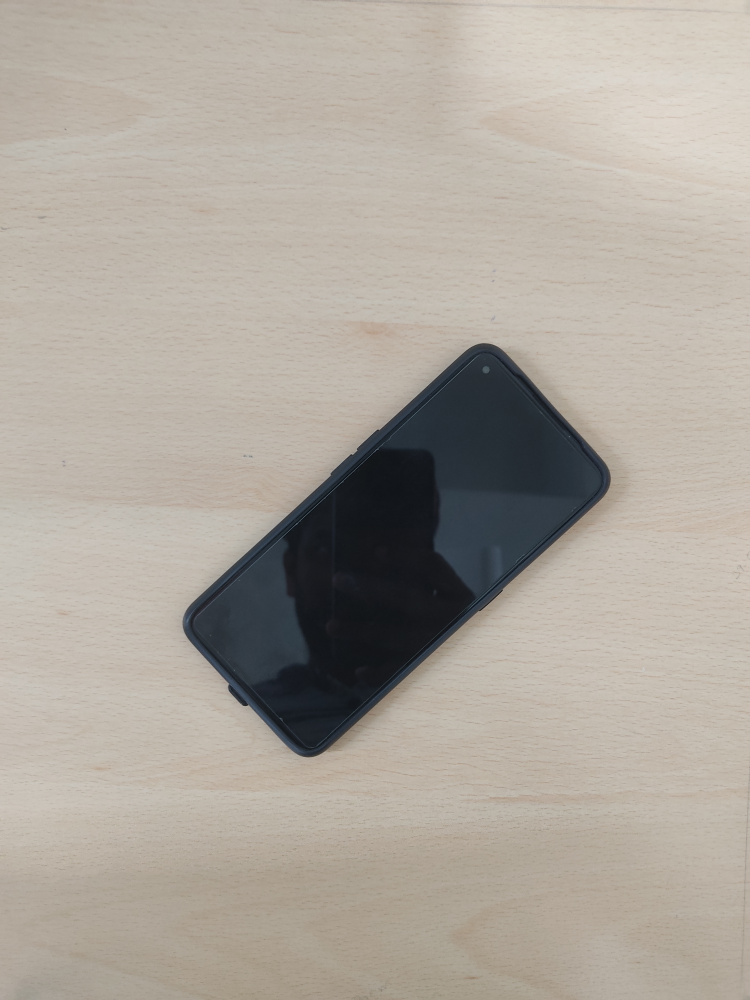
#> input picture mob.jpg, 3000 x 4000 px, found by its file name (shown at 1/4 size)
$ python ObjectMeasurement.py
#> lines starting #> are read from the running program, lines starting #| are printed output that depends on the picture; after the words box and inside, x2 and y2 are one past the last pixel; in counts of white or black regions, pixels touching at a corner belong together
### utlis.py
import cv2
import numpy as np
from pyparsing import White

def getContours(img,cThr=[100,100],showCanny=False,minArea=1000,filter=0,draw =False):
    Border=cv2.copyMakeBorder(img,2,2,2,2,cv2.BORDER_CONSTANT,value=[255,255,255])
    imgGray = cv2.cvtColor(Border,cv2.COLOR_BGR2GRAY)
    imgBlur = cv2.GaussianBlur(imgGray,(5,5),1)
    imgCanny = cv2.Canny(imgBlur,cThr[0],cThr[1])
    kernel = np.ones((5,5))
    imgDial = cv2.dilate(imgCanny,kernel,iterations=3)
    imgThre = cv2.erode(imgDial,kernel,iterations=2)
    if showCanny:cv2.imshow('Canny',imgThre)
    contours,hiearchy = cv2.findContours(imgThre,cv2.RETR_EXTERNAL,cv2.CHAIN_APPROX_SIMPLE)
    finalCountours = []
    for i in contours:
        area = cv2.contourArea(i)
        if area > minArea:
            peri = cv2.arcLength(i,True)
            approx = cv2.approxPolyDP(i,0.02*peri,True)
            bbox = cv2.boundingRect(approx)
            if filter > 0:
                if len(approx) == filter:
                    finalCountours.append([len(approx),area,approx,bbox,i])
            else:
                finalCountours.append([len(approx),area,approx,bbox,i])
    finalCountours = sorted(finalCountours,key = lambda x:x[1] ,reverse= True)
    if draw:
        for con in finalCountours:
            cv2.drawContours(img,con[4],-1,(0,0,255),3)
    return img, finalCountours

def reorder(myPoints):
    #print(myPoints.shape)
    myPointsNew = np.zeros_like(myPoints)
    myPoints = myPoints.reshape((4,2))
    add = myPoints.sum(1)
    myPointsNew[0] = myPoints[np.argmin(add)]
    myPointsNew[3] = myPoints[np.argmax(add)]
    diff = np.diff(myPoints,axis=1)
    myPointsNew[1]= myPoints[np.argmin(diff)]
    myPointsNew[2] = myPoints[np.argmax(diff)]
    return myPointsNew

def warpImg (img,points,w,h,pad=20):
    # print(points)
    points =reorder(points)
    pts1 = np.float32(points)
    pts2 = np.float32([[0,0],[w,0],[0,h],[w,h]])
    matrix = cv2.getPerspectiveTransform(pts1,pts2)
    imgWarp = cv2.warpPerspective(img,matrix,(w,h))
    imgWarp = imgWarp[pad:imgWarp.shape[0]-pad,pad:imgWarp.shape[1]-pad]
    return imgWarp

def findDis(pts1,pts2):
    return ((pts2[0]-pts1[0])**2 + (pts2[1]-pts1[1])**2)**0.5

### ObjectMeasurement.py
import cv2
import utlis

###################################
path = '/home/cse-lab-207/Downloads/mob.jpg'
scale =2
wP = 300 *scale
hP= 400 *scale
###################################

while True:
    img = cv2.imread(path)
#> img is the input picture: shape (4000, 3000, 3); mean B, G, R 156.5, 165.8, 172.8
    img=cv2.resize(img,(0,0),None,0.45,0.45)
#> img: shape (1800, 1350, 3)
    #print(img)
    imgContours , conts = utlis.getContours(img,minArea=50000,filter=4)
#> in getContours, `imgCanny = cv2.Canny(imgBlur,cThr[0],cThr[1])`:
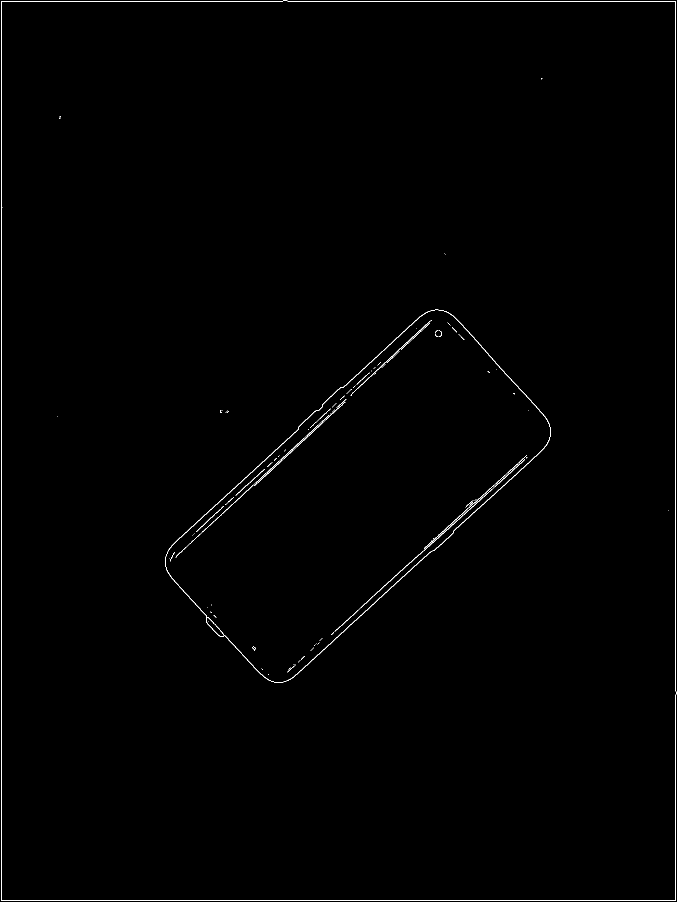
#> imgCanny: shape (1804, 1354) (shown at 1/2 size); 0.51% white in thin lines or dots
#> in getContours, `imgThre = cv2.erode(imgDial,kernel,iterations=2)`:
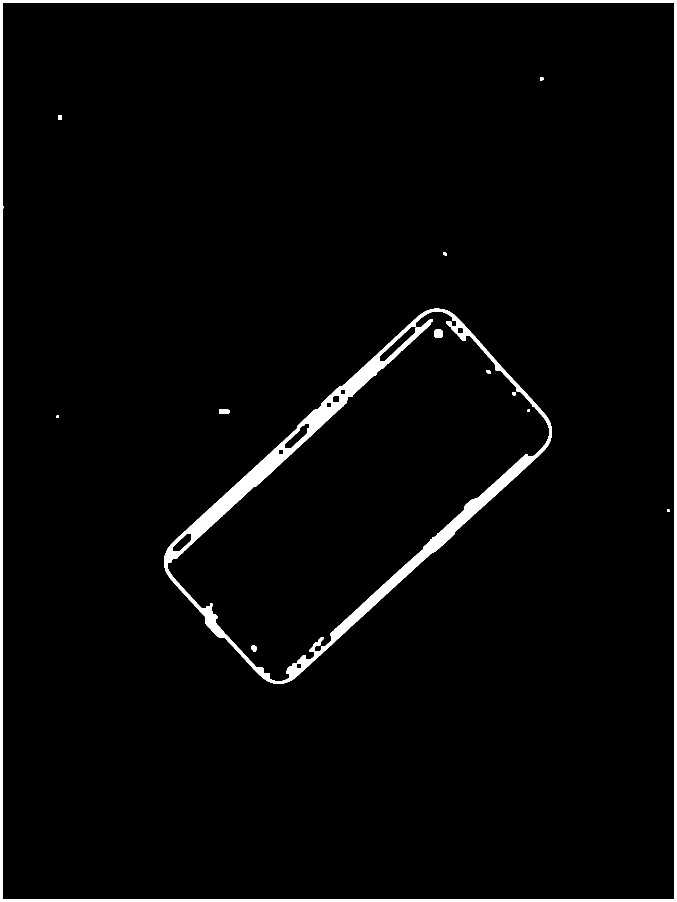
#> imgThre: shape (1804, 1354) (shown at 1/2 size); 2.9% white; 13 white regions, largest, box (x1, y1, x2, y2) and area: (328, 617, 1104, 1368) 37595, (0, 0, 1354, 1804) 31490, (868, 659, 886, 676) 276
#> in getContours, `contours,hiearchy = cv2.findContours(imgThre,cv2.RETR_EXTERNAL,cv2.CHA..`: contours = [[[0, 0], [0, 1803], [1353, 1803], [1353, 0]]]; hiearchy = [[-1, -1, -1, -1]]
#> the loop in getContours, `for i in contours:` made 1 pass
#> (area, peri, approx, bbox) on pass 1: (2439459, 6312, [[0, 0], [0, 1803], [1353, 1803], [1353, 0]], (0, 0, 1354, 1804))
#> after the loop in getContours, `for i in contours:`: finalCountours = [[4, 2439459, [[0, 0], [0, 1803], [1353, 1803], [1353, 0]], (0, 0, 1354, 1804), [[0, 0], [0, 1803], [1353, 1803], [1353, 0]]]]
#> conts has the same summary as finalCountours in getContours
    if len(conts) != 0:
        biggest = conts[0][2]
#> biggest = [[0, 0], [0, 1803], [1353, 1803], [1353, 0]]
        print(biggest)
#| [[[   0    0]]
#|  [[   0 1803]]
#|  [[1353 1803]]
#|  [[1353    0]]]
        imgWarp = utlis.warpImg(img, biggest, wP,hP)
#> in reorder, `add = myPoints.sum(1)`: add = [0, 1803, 3156, 1353]
#> in reorder, `diff = np.diff(myPoints,axis=1)`: diff = [0, 1803, 450, -1353]
#> in warpImg, `points =reorder(points)`: points = [[0, 0], [1353, 0], [0, 1803], [1353, 1803]]
#> in warpImg, `matrix = cv2.getPerspectiveTransform(pts1,pts2)`: matrix = [[0.443, 0, 0], [0, 0.444, 0], [0, 0, 1]]
        imgContours2, conts2 = utlis.getContours(imgWarp,
                                                 minArea=50000, filter=4,
                                                 cThr=[129,129],draw = False)
#> call 2 of getContours, with showCanny = False, minArea = 50000, filter = 4, draw = False
#> in getContours (call 2), `imgGray = cv2.cvtColor(Border,cv2.COLOR_BGR2GRAY)`:
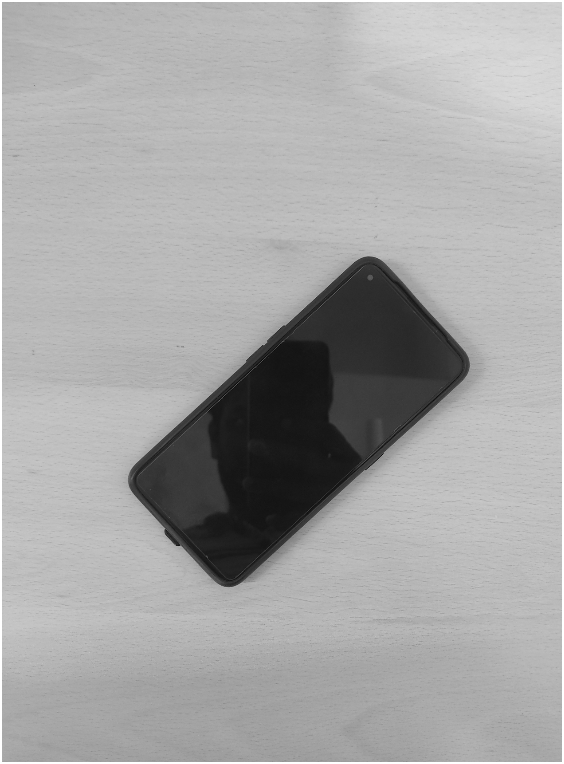
#> imgGray: shape (764, 564); min 7, max 255, mean 166
#> in getContours (call 2), `imgCanny = cv2.Canny(imgBlur,cThr[0],cThr[1])`:
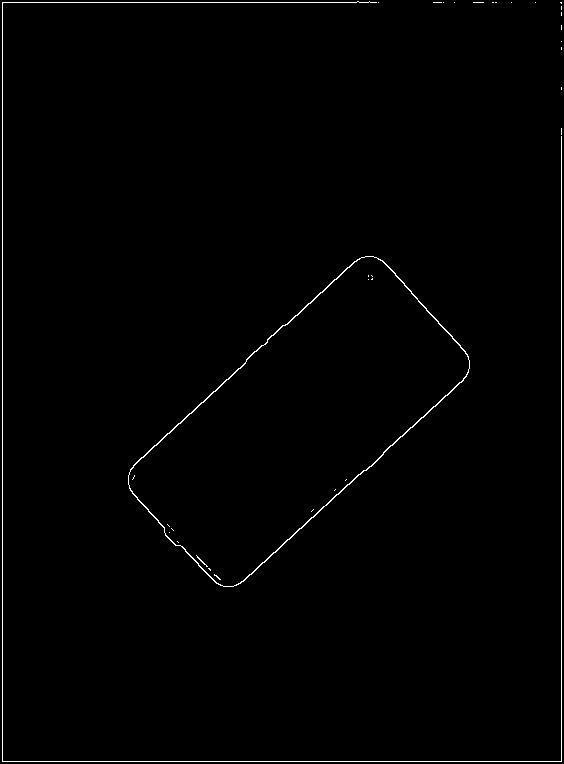
#> imgCanny: shape (764, 564); 0.87% white in thin lines or dots
#> in getContours (call 2), `imgDial = cv2.dilate(imgCanny,kernel,iterations=3)`:
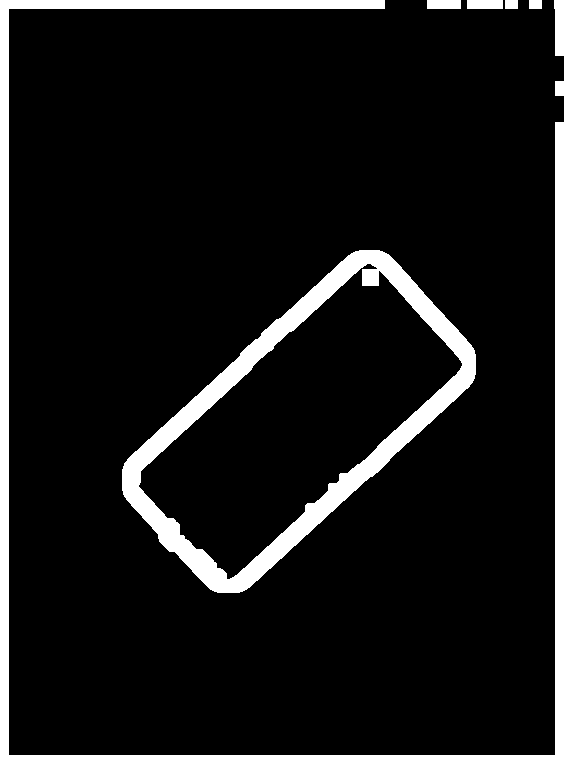
#> imgDial: shape (764, 564); 9.4% white; 8 white regions, largest, box (x1, y1, x2, y2) and area: (0, 0, 564, 764) 20952, (122, 250, 476, 593) 18153, (554, 0, 564, 56) 513
#> in getContours (call 2), `imgThre = cv2.erode(imgDial,kernel,iterations=2)`:
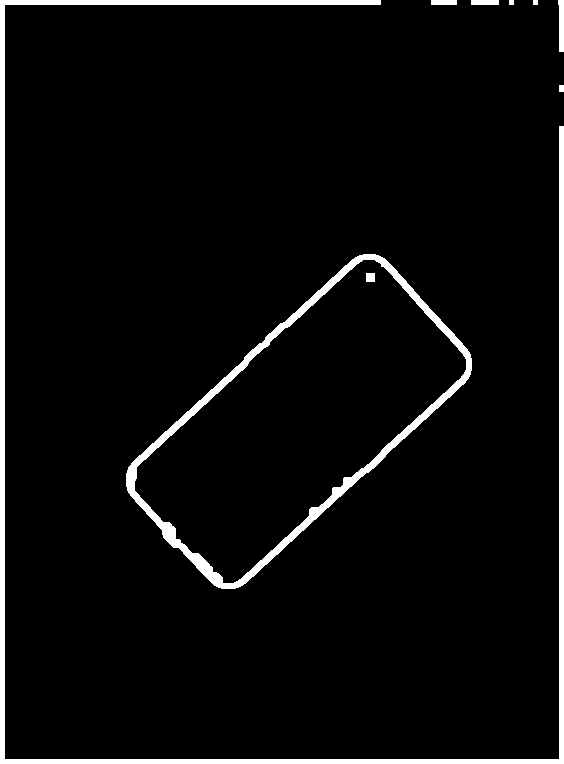
#> imgThre: shape (764, 564); 4.5% white; 9 white regions
#> in getContours (call 2), `contours,hiearchy = cv2.findContours(imgThre,cv2.RETR_EXTERNAL,cv2.CHA..`: contours = 8 contours, 2 with area under 20; largest, box (x1, y1, x2, y2) and area: (126, 254, 472, 589) 57178, (0, 0, 564, 764) 9326, (558, 0, 564, 52) 208, (471, 0, 499, 5) 108, (431, 0, 457, 5) 100, (559, 85, 564, 92) 24; hiearchy = [[1, -1, -1, -1], [2, 0, -1, -1], [3, 1, -1, -1], [4, 2, -1, -1], [5, 3, -1, -1], [6, 4, -1, -1], [7, 5, -1, -1], [-1, 6, -1, -1]]
#> the loop in getContours (call 2), `for i in contours:` made 8 passes
#> (area, peri, approx, bbox) on pass 1: (57178, 1007.7, [[378, 255], [128, 467], [218, 587], [470, 374]], (128, 255, 343, 333))
#> after the loop in getContours (call 2), `for i in contours:`: finalCountours = 1 item
#> conts2 = 1 item
        if len(conts) != 0:
            for obj in conts2:
                cv2.polylines(imgContours2,[obj[2]],True,(0,255,0),2)
                nPoints = utlis.reorder(obj[2])
                nW = round((utlis.findDis(nPoints[0][0]//scale,nPoints[1][0]//scale)/10),1)
                nH = round((utlis.findDis(nPoints[0][0]//scale,nPoints[2][0]//scale)/10),1)
                cv2.arrowedLine(imgContours2, (nPoints[0][0][0], nPoints[0][0][1]), (nPoints[1][0][0], nPoints[1][0][1]),
                                (255, 0, 255), 3, 8, 0, 0.05)
                cv2.arrowedLine(imgContours2, (nPoints[0][0][0], nPoints[0][0][1]), (nPoints[2][0][0], nPoints[2][0][1]),
                                (255, 0, 255), 3, 8, 0, 0.05)
                x, y, w, h = obj[3]
                cv2.putText(imgContours2, '{}cm'.format(nW), (x + 100, y ), cv2.FONT_HERSHEY_COMPLEX_SMALL, 1.5,
                            (129, 0, 200), 2)
                cv2.putText(imgContours2, '{}cm'.format(nH), (x + 20, y +2 *h // 2), cv2.FONT_HERSHEY_COMPLEX_SMALL, 1.5,
                            (129, 0, 200), 2)
#> this loop made 1 pass
#> (myPoints in reorder, add in reorder, diff in reorder, nPoints, nW, nH, x) on pass 1: ([[378, 255], [128, 467], [218, 587], [470, 374]], [633, 595, 805, 844], [-123, 339, 369, -96], [[128, 467], [378, 255], [218, 587], [470, 374]], 16.4, 7.5, 128)
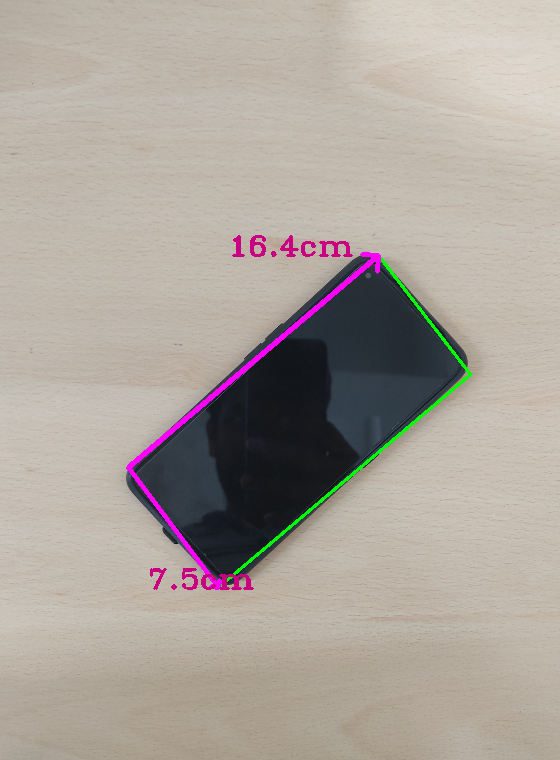
#> imgContours2: shape (760, 560, 3); mean B, G, R 155.5, 163.4, 171.7
        cv2.imshow('object size from 30"cm" away. ', imgContours2)


    img = cv2.resize(img,(0,0),None,0.5,0.5)
#> img: shape (900, 675, 3)
    cv2.imshow('Original',img)
    cv2.waitKey(1)

$ run again, with 1651746218706.jpg copied over mob.jpg
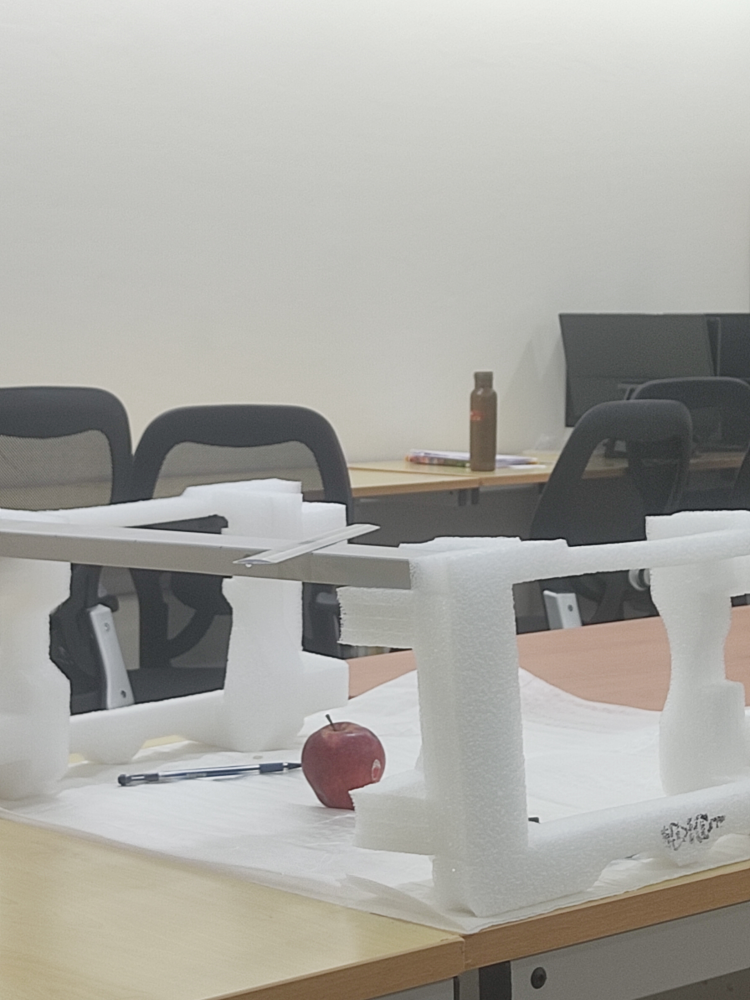
#> input picture 1651746218706.jpg, 3000 x 4000 px, found by its file name (shown at 1/4 size)
#> img is the input picture: shape (4000, 3000, 3); mean B, G, R 162.6, 168.2, 169.4
#> in getContours, `imgCanny = cv2.Canny(imgBlur,cThr[0],cThr[1])`:
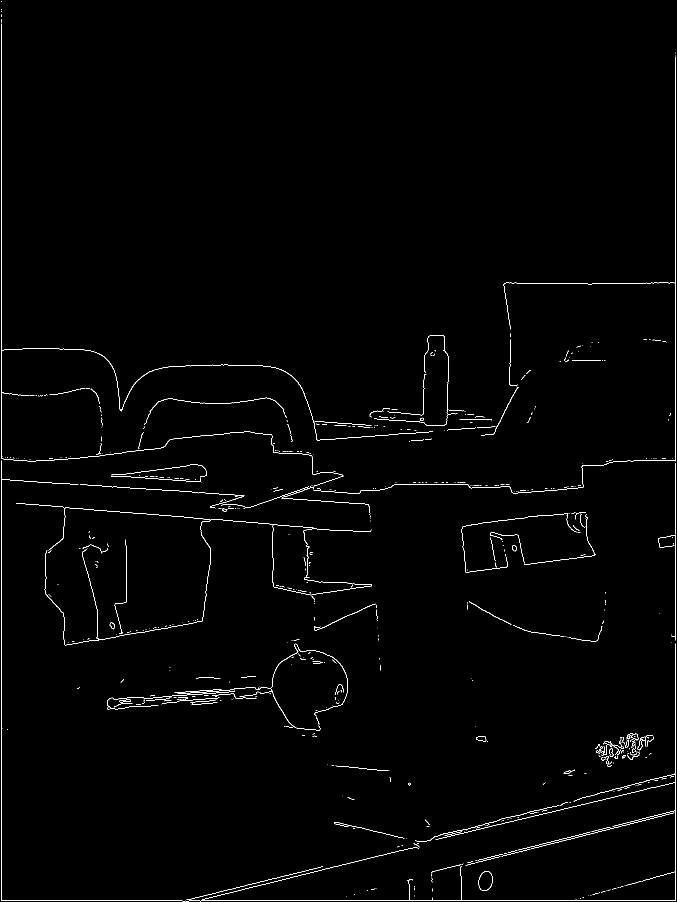
#> imgCanny: shape (1804, 1354) (shown at 1/2 size); 0.99% white in thin lines or dots
#> imgDial: shape (1804, 1354); 12.1% white; 40 white regions, largest, box (x1, y1, x2, y2) and area: (0, 12, 1354, 1804) 177544, (26, 1000, 750, 1297) 39815, (208, 1272, 702, 1479) 23180
#> imgThre: shape (1804, 1354); 5.8% white; 44 white regions
#> contours = 2 contours; box (x1, y1, x2, y2) and area: (0, 16, 1354, 1804) 1483166, (0, 0, 6, 6) 24; hiearchy = [[1, -1, -1, -1], [-1, 0, -1, -1]]
#> the loop in getContours, `for i in contours:` made 2 passes
#> (area, peri, bbox) on pass 1: (1483166, 8197.9, (0, 16, 1354, 1788))
#> after the loop in getContours, `for i in contours:`: finalCountours = []
#> `img = cv2.resize(img,(0,0),None,0.5,0.5)`:
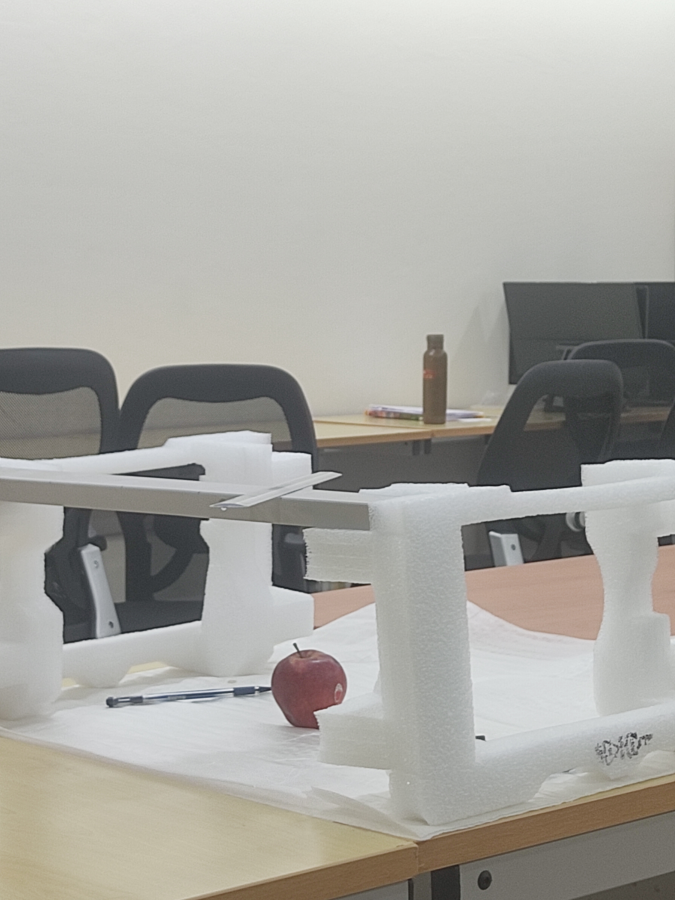
#> img: shape (900, 675, 3); mean B, G, R 162.7, 168.2, 169.4
